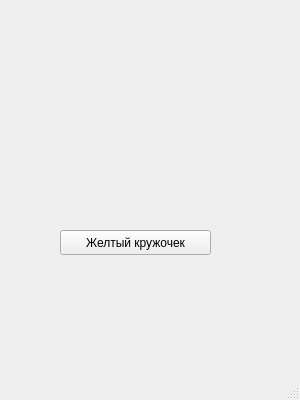
<?xml version="1.0" encoding="UTF-8"?>
<ui version="4.0">
 <class>MainWindow</class>
 <widget class="QMainWindow" name="MainWindow">
  <property name="geometry">
   <rect>
    <x>0</x>
    <y>0</y>
    <width>300</width>
    <height>400</height>
   </rect>
  </property>
  <property name="minimumSize">
   <size>
    <width>300</width>
    <height>400</height>
   </size>
  </property>
  <property name="maximumSize">
   <size>
    <width>300</width>
    <height>400</height>
   </size>
  </property>
  <property name="windowTitle">
   <string>MainWindow</string>
  </property>
  <widget class="QWidget" name="centralwidget">
   <widget class="QPushButton" name="pushButton">
    <property name="geometry">
     <rect>
      <x>60</x>
      <y>230</y>
      <width>151</width>
      <height>25</height>
     </rect>
    </property>
    <property name="text">
     <string>Желтый кружочек</string>
    </property>
   </widget>
  </widget>
  <widget class="QMenuBar" name="menubar">
   <property name="geometry">
    <rect>
     <x>0</x>
     <y>0</y>
     <width>300</width>
     <height>23</height>
    </rect>
   </property>
  </widget>
  <widget class="QStatusBar" name="statusbar"/>
 </widget>
 <resources/>
 <connections/>
</ui>
